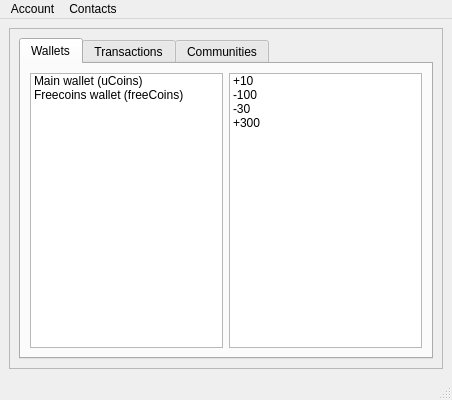
<?xml version="1.0" encoding="UTF-8"?>
<ui version="4.0">
 <class>MainWindow</class>
 <widget class="QMainWindow" name="MainWindow">
  <property name="geometry">
   <rect>
    <x>0</x>
    <y>0</y>
    <width>452</width>
    <height>400</height>
   </rect>
  </property>
  <property name="windowTitle">
   <string notr="true">CuteCoin</string>
  </property>
  <widget class="QWidget" name="centralwidget">
   <layout class="QHBoxLayout" name="horizontalLayout_2">
    <item>
     <widget class="QFrame" name="actionsFrame">
      <property name="frameShape">
       <enum>QFrame::StyledPanel</enum>
      </property>
      <property name="frameShadow">
       <enum>QFrame::Raised</enum>
      </property>
      <layout class="QVBoxLayout" name="verticalLayout">
       <item>
        <widget class="QTabWidget" name="tabWidget">
         <property name="currentIndex">
          <number>0</number>
         </property>
         <widget class="QWidget" name="walletsTab">
          <attribute name="title">
           <string>Wallets</string>
          </attribute>
          <layout class="QHBoxLayout" name="horizontalLayout">
           <item>
            <widget class="QListWidget" name="listWidget_2">
             <item>
              <property name="text">
               <string>Main wallet (uCoins)</string>
              </property>
             </item>
             <item>
              <property name="text">
               <string>Freecoins wallet (freeCoins)</string>
              </property>
             </item>
            </widget>
           </item>
           <item>
            <widget class="QListWidget" name="listWidget_3">
             <item>
              <property name="text">
               <string>+10</string>
              </property>
             </item>
             <item>
              <property name="text">
               <string>-100</string>
              </property>
             </item>
             <item>
              <property name="text">
               <string>-30</string>
              </property>
             </item>
             <item>
              <property name="text">
               <string>+300</string>
              </property>
             </item>
            </widget>
           </item>
          </layout>
         </widget>
         <widget class="QWidget" name="transactionsTab">
          <attribute name="title">
           <string>Transactions</string>
          </attribute>
          <layout class="QHBoxLayout" name="horizontalLayout_3">
           <item>
            <layout class="QVBoxLayout" name="verticalLayout_3">
             <item>
              <widget class="QLabel" name="label">
               <property name="text">
                <string>Sent</string>
               </property>
              </widget>
             </item>
             <item>
              <widget class="QListWidget" name="listWidget">
               <item>
                <property name="text">
                 <string>100 to Caner Candan (0x5D2662E0F300EBAD)</string>
                </property>
               </item>
               <item>
                <property name="text">
                 <string>30 to cgeek twicedd (0x399EB3415C237F93)</string>
                </property>
               </item>
              </widget>
             </item>
            </layout>
           </item>
           <item>
            <layout class="QVBoxLayout" name="verticalLayout_2">
             <item>
              <widget class="QLabel" name="label_2">
               <property name="text">
                <string>Received</string>
               </property>
              </widget>
             </item>
             <item>
              <widget class="QListWidget" name="listWidget_4">
               <item>
                <property name="text">
                 <string>10 from Caner Candan  (0x5D2662E0F300EBAD)</string>
                </property>
               </item>
              </widget>
             </item>
            </layout>
           </item>
          </layout>
         </widget>
         <widget class="QWidget" name="communitiesTab">
          <attribute name="title">
           <string>Communities</string>
          </attribute>
          <layout class="QHBoxLayout" name="horizontalLayout_4">
           <item>
            <widget class="QTabWidget" name="tabWidget_2">
             <property name="currentIndex">
              <number>1</number>
             </property>
             <widget class="QWidget" name="ucoinTab">
              <attribute name="title">
               <string>Ucoin</string>
              </attribute>
             </widget>
             <widget class="QWidget" name="freecoinTab">
              <attribute name="title">
               <string>FreeCoin</string>
              </attribute>
              <layout class="QHBoxLayout" name="horizontalLayout_5">
               <item>
                <layout class="QVBoxLayout" name="verticalLayout_4">
                 <item>
                  <widget class="QLabel" name="label_3">
                   <property name="text">
                    <string>Members</string>
                   </property>
                  </widget>
                 </item>
                 <item>
                  <widget class="QListWidget" name="listWidget_5">
                   <item>
                    <property name="text">
                     <string>Mister K</string>
                    </property>
                   </item>
                   <item>
                    <property name="text">
                     <string>Another guy</string>
                    </property>
                   </item>
                   <item>
                    <property name="text">
                     <string>Inso sonI</string>
                    </property>
                   </item>
                  </widget>
                 </item>
                </layout>
               </item>
               <item>
                <layout class="QVBoxLayout" name="verticalLayout_5">
                 <item>
                  <widget class="QLabel" name="label_4">
                   <property name="text">
                    <string>Last issuance</string>
                   </property>
                  </widget>
                 </item>
                 <item>
                  <widget class="QListWidget" name="listWidget_6">
                   <item>
                    <property name="text">
                     <string>110 (27/12/2014)</string>
                    </property>
                   </item>
                   <item>
                    <property name="text">
                     <string>140 (27/01/2015)</string>
                    </property>
                   </item>
                   <item>
                    <property name="text">
                     <string>190 (27/02/2015)</string>
                    </property>
                   </item>
                  </widget>
                 </item>
                </layout>
               </item>
              </layout>
             </widget>
            </widget>
           </item>
          </layout>
         </widget>
        </widget>
       </item>
      </layout>
     </widget>
    </item>
   </layout>
  </widget>
  <widget class="QMenuBar" name="menubar">
   <property name="geometry">
    <rect>
     <x>0</x>
     <y>0</y>
     <width>452</width>
     <height>21</height>
    </rect>
   </property>
   <widget class="QMenu" name="menuTr_File">
    <property name="title">
     <string>Account</string>
    </property>
    <addaction name="actionChange_account"/>
    <addaction name="actionManage_accounts"/>
    <addaction name="actionConfigure_trustable_nodes"/>
   </widget>
   <widget class="QMenu" name="menuEdit">
    <property name="title">
     <string>Contacts</string>
    </property>
    <widget class="QMenu" name="menuCaner_Candan">
     <property name="title">
      <string>Caner Candan</string>
     </property>
     <addaction name="separator"/>
     <addaction name="actionSend_a_message"/>
     <addaction name="actionSend_money"/>
     <addaction name="separator"/>
     <addaction name="actionRemove_contact"/>
    </widget>
    <widget class="QMenu" name="menuCGeek">
     <property name="title">
      <string>cGeek</string>
     </property>
     <addaction name="actionSend_a_message_2"/>
     <addaction name="actionSend_money_2"/>
     <addaction name="separator"/>
     <addaction name="actionRemove_contact_2"/>
    </widget>
    <addaction name="menuCaner_Candan"/>
    <addaction name="menuCGeek"/>
    <addaction name="separator"/>
    <addaction name="actionAdd_a_contact"/>
   </widget>
   <addaction name="menuTr_File"/>
   <addaction name="menuEdit"/>
  </widget>
  <widget class="QStatusBar" name="statusbar"/>
  <action name="actionChange_account">
   <property name="text">
    <string>Change account</string>
   </property>
  </action>
  <action name="actionManage_accounts">
   <property name="text">
    <string>Manage accounts</string>
   </property>
  </action>
  <action name="actionConfigure_trustable_nodes">
   <property name="text">
    <string>Configure trustable nodes</string>
   </property>
  </action>
  <action name="actionAdd_a_contact">
   <property name="text">
    <string>Add a contact</string>
   </property>
  </action>
  <action name="actionSend_a_message">
   <property name="text">
    <string>Send a message</string>
   </property>
  </action>
  <action name="actionSend_money">
   <property name="text">
    <string>Send money</string>
   </property>
  </action>
  <action name="actionRemove_contact">
   <property name="text">
    <string>Remove contact</string>
   </property>
  </action>
  <action name="actionSend_a_message_2">
   <property name="text">
    <string>Send a message</string>
   </property>
  </action>
  <action name="actionSend_money_2">
   <property name="text">
    <string>Send money</string>
   </property>
  </action>
  <action name="actionRemove_contact_2">
   <property name="text">
    <string>Remove contact</string>
   </property>
  </action>
 </widget>
 <resources/>
 <connections/>
</ui>
